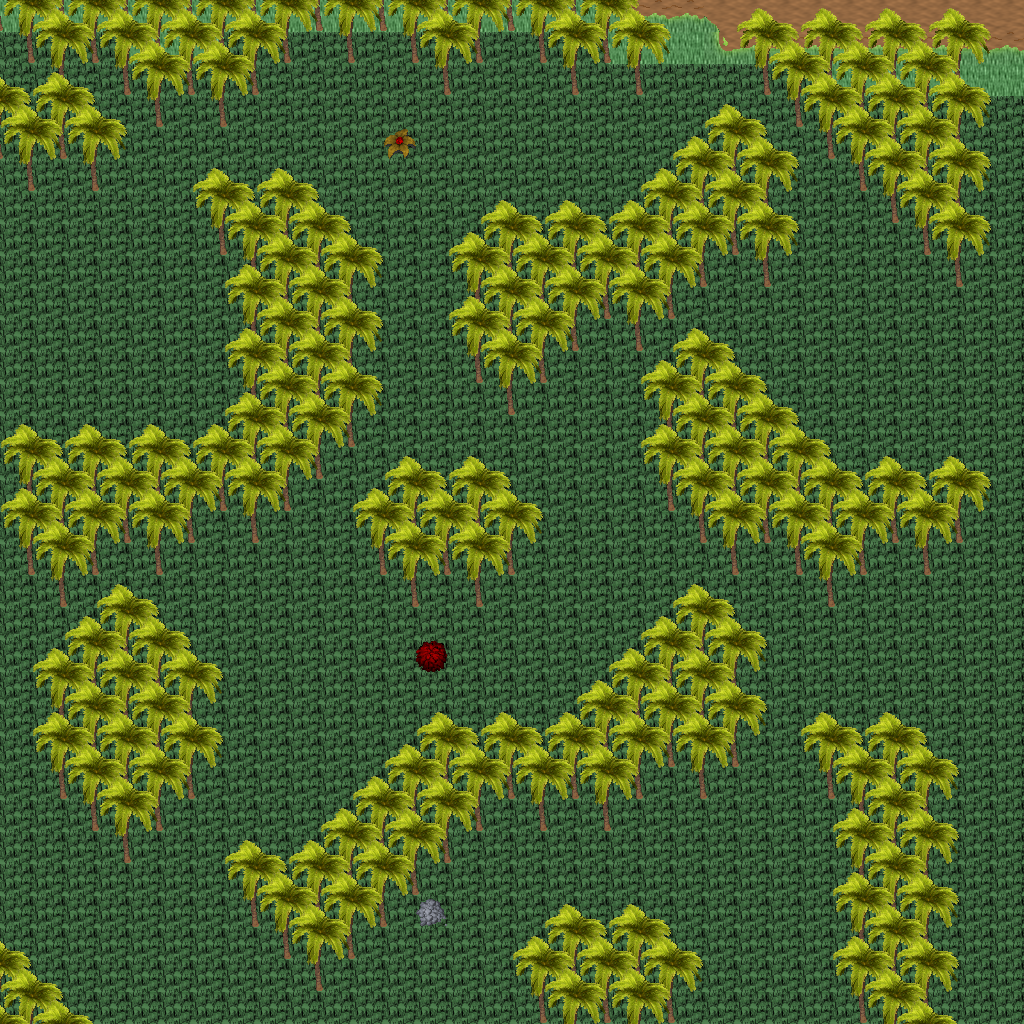

This is a level from a 2D game, rendered from its Tiled map with the project's own tilesets. A one-line summary and the map file follow, with tile-layer data summarised:
An orthogonal 32x32 tile map with 32x32 px tiles, 5 tile layers (Ground, Objects, Objects2, Above, ...), 1 hidden layer not drawn, 26 tilesets.

<map version="1.10" tiledversion="1.11.0" orientation="orthogonal" renderorder="right-down" width="32" height="32" tilewidth="32" tileheight="32" infinite="0" nextlayerid="11" nextobjectid="1">
 <tileset firstgid="1" name="ground_ground" tilewidth="32" tileheight="32" tilecount="33" columns="3">
  <image source="../drawable/ground_ground.png" width="96" height="352" />
 </tileset>
 <tileset firstgid="34" name="ground_water_pool" tilewidth="32" tileheight="32" tilecount="72" columns="3">
  <image source="../drawable/ground_water_pool.png" width="96" height="768" />
 </tileset>
 <tileset firstgid="106" name="ground_water_pool_deep" tilewidth="32" tileheight="32" tilecount="72" columns="3">
  <image source="../drawable/ground_water_pool_deep.png" width="96" height="768" />
 </tileset>
 <tileset firstgid="178" name="ground_water_pool_corners" tilewidth="32" tileheight="32" tilecount="72" columns="3">
  <image source="../drawable/ground_water_pool_corners.png" width="96" height="768" />
 </tileset>
 <tileset firstgid="250" name="ground_grass_edges" tilewidth="32" tileheight="32" tilecount="36" columns="12">
  <image source="../drawable/ground_grass_edges.png" width="384" height="96" />
 </tileset>
 <tileset firstgid="286" name="ground_grass_corners" tilewidth="32" tileheight="32" tilecount="24" columns="6">
  <image source="../drawable/ground_grass_corners.png" width="192" height="128" />
 </tileset>
 <tileset firstgid="310" name="ground_ladder_vertical_dark" tilewidth="32" tileheight="32" tilecount="3" columns="3">
  <image source="../drawable/ground_ladder_vertical_dark.png" width="96" height="32" />
 </tileset>
 <tileset firstgid="313" name="plant_tree_palm_tree" tilewidth="32" tileheight="32" tilecount="6" columns="2">
  <image source="../drawable/plant_tree_palm_tree.png" width="64" height="96" />
 </tileset>
 <tileset firstgid="319" name="plant_tree_tree_realistic" tilewidth="32" tileheight="32" tilecount="16" columns="4">
  <image source="../drawable/plant_tree_tree_realistic.png" width="128" height="128" />
 </tileset>
 <tileset firstgid="335" name="logic_creature_animal" tilewidth="32" tileheight="32" tilecount="32" columns="8">
  <image source="../drawable/logic_creature_animal.png" width="256" height="128" />
 </tileset>
 <tileset firstgid="367" name="logic_collision" tilewidth="32" tileheight="32" tilecount="1" columns="1">
  <image source="../drawable/logic_collision.png" width="32" height="32" />
 </tileset>
 <tileset firstgid="368" name="plant_bush_various_small" tilewidth="32" tileheight="32" tilecount="9" columns="3">
  <image source="../drawable/plant_bush_various_small.png" width="96" height="96" />
 </tileset>
 <tileset firstgid="377" name="ground_ridge_earth_pale" tilewidth="32" tileheight="32" tilecount="96" columns="12">
  <image source="../drawable/ground_ridge_earth_pale.png" width="384" height="256" />
 </tileset>
 <tileset firstgid="473" name="object_tent" tilewidth="32" tileheight="32" tilecount="9" columns="3">
  <image source="../drawable/object_tent.png" width="96" height="96" />
 </tileset>
 <tileset firstgid="482" name="logic_creature_amazon" tilewidth="32" tileheight="32" tilecount="16" columns="8">
  <image source="../drawable/logic_creature_amazon.png" width="256" height="64" />
 </tileset>
 <tileset firstgid="498" name="furniture_light_iron_lamp" tilewidth="32" tileheight="32" tilecount="3" columns="1">
  <image source="../drawable/furniture_light_iron_lamp.png" width="32" height="96" />
 </tileset>
 <tileset firstgid="501" name="furniture_light_flames" tilewidth="32" tileheight="32" tilecount="6" columns="6">
  <image source="../drawable/furniture_light_flames.png" width="192" height="32" />
 </tileset>
 <tileset firstgid="507" name="ground_rock_rocks_2" tilewidth="32" tileheight="32" tilecount="4" columns="2">
  <image source="../drawable/ground_rock_rocks_2.png" width="64" height="64" />
 </tileset>
 <tileset firstgid="511" name="logic_portal" tilewidth="32" tileheight="32" tilecount="24" columns="8">
  <image source="../drawable/logic_portal.png" width="256" height="96" />
 </tileset>
 <tileset firstgid="535" name="logic_item_fruits" tilewidth="32" tileheight="32" tilecount="16" columns="8">
  <image source="../drawable/logic_item_fruits.png" width="256" height="64" />
 </tileset>
 <tileset firstgid="551" name="plant_pineapple_plant" tilewidth="32" tileheight="32" tilecount="6" columns="2">
  <image source="../drawable/plant_pineapple_plant.png" width="64" height="96" />
 </tileset>
 <tileset firstgid="557" name="ground_grass_2" tilewidth="32" tileheight="32" tilecount="21" columns="3">
  <image source="../drawable/ground_grass_2.png" width="96" height="224" />
 </tileset>
 <tileset firstgid="578" name="light_dim_yellow_light_7x5" tilewidth="32" tileheight="32" tilecount="35" columns="7">
  <image source="../drawable/light_dim_yellow_light_7x5.png" width="224" height="160" />
 </tileset>
 <tileset firstgid="613" name="light_yellow_light_5x5" tilewidth="32" tileheight="32" tilecount="25" columns="5">
  <image source="../drawable/light_yellow_light_5x5.png" width="160" height="160" />
 </tileset>
 <tileset firstgid="638" name="logic_creature_spider" tilewidth="32" tileheight="32" tilecount="3" columns="3">
  <image source="../drawable/logic_creature_spider.png" width="96" height="32" />
 </tileset>
 <tileset firstgid="641" name="logic_creature_reptile" tilewidth="32" tileheight="32" tilecount="7" columns="7">
  <image source="../drawable/logic_creature_reptile.png" width="224" height="32" />
 </tileset>
 <layer id="1" name="Ground" width="32" height="32">
  <data>[1024 cells, 1024 non-empty, 4 distinct tile ids]</data>
 </layer>
 <layer id="2" name="Objects" width="32" height="32">
  <data>[1024 cells, 380 non-empty, 10 distinct tile ids]</data>
 </layer>
 <layer id="3" name="Objects2" width="32" height="32">
  <data>[1024 cells, 240 non-empty, 2 distinct tile ids]</data>
 </layer>
 <layer id="4" name="Above" width="32" height="32">
  <data>[1024 cells, 378 non-empty, 4 distinct tile ids]</data>
 </layer>
 <layer id="5" name="Above2" width="32" height="32">
  <data>[1024 cells, 71 non-empty, 2 distinct tile ids]</data>
 </layer>
 <layer id="6" name="Walkable" width="32" height="32" visible="0">
  <data>[1024 cells, 367 non-empty, 1 distinct tile ids]</data>
 </layer>
 <objectgroup id="7" name="Mapevents" />
 <objectgroup id="8" name="Spawn" />
 <objectgroup id="9" name="Keys" />
 <objectgroup id="10" name="Replace" />
</map>
